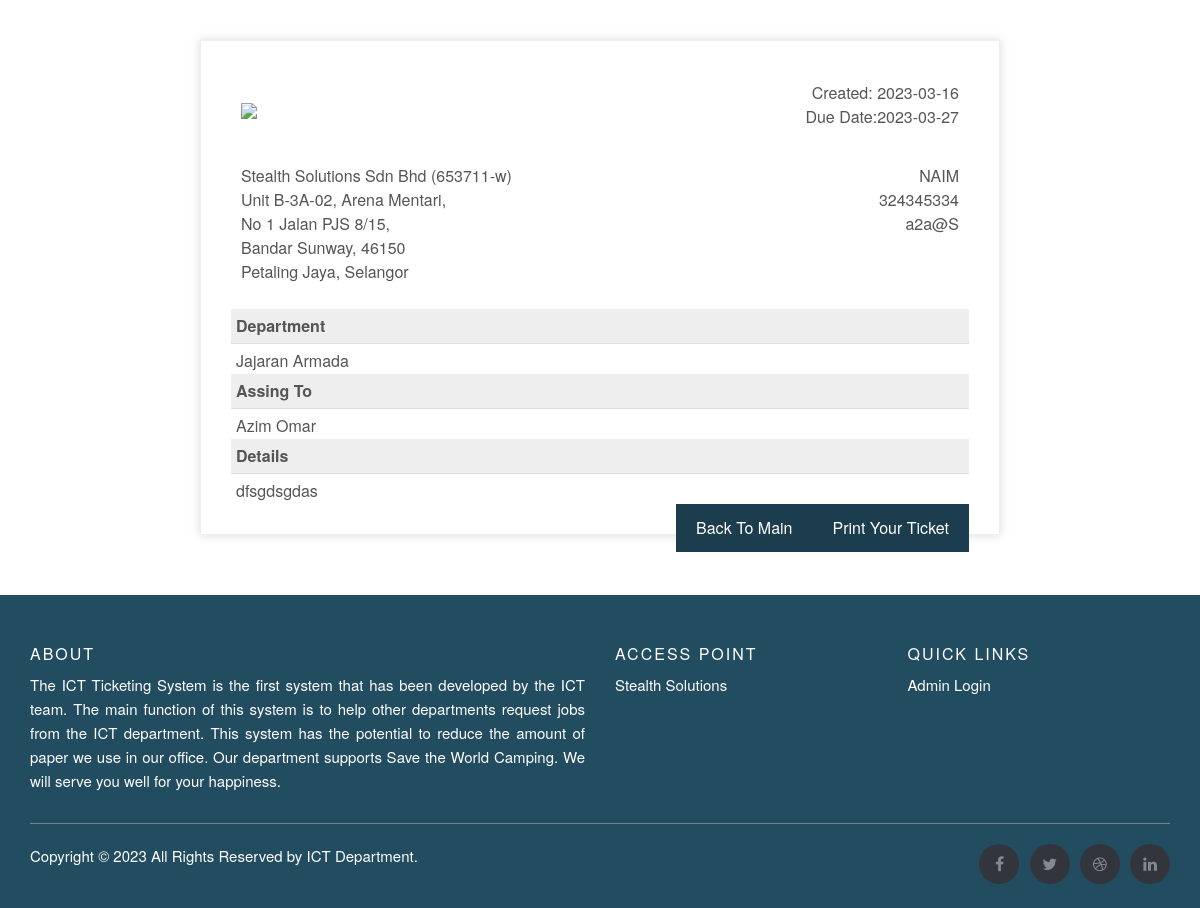
Screenshot of /view.php?phone=324345334 with the database file from the repository.
### tables this page shows
CREATE TABLE `request` (
  `id` int(11) NOT NULL,
  `name` varchar(200) NOT NULL,
  `email` varchar(20) NOT NULL,
  `phone` int(11) NOT NULL,
  `department` varchar(100) NOT NULL,
  `assign` varchar(50) NOT NULL,
  `status` varchar(10) NOT NULL,
  `start` date NOT NULL,
  `due` date NOT NULL,
  `comments` varchar(500) NOT NULL
);

### view.php (the view, shortened to what this page needs)
<?php
if( !empty( $_GET ) ){
	$mysqli = null;
	$rows = null;
	try{
	  $conn_string = sprintf( "mysql:host=%s;dbname=%s", "localhost", "ict_ticketing" ) ;
	  $mysqli = new PDO( $conn_string, "root", "" );
	  $mysqli->setAttribute(PDO::ATTR_ERRMODE, PDO::ERRMODE_EXCEPTION);
	  $sqlString = "SELECT * FROM `request` WHERE `phone`  = ? ";
	  $params = array();
	  $params[] = $_GET["phone"];
	  $stmt  = $mysqli->prepare($sqlString);
	  $stmt->execute($params);
	  $rows = $stmt->fetch(PDO::FETCH_ASSOC);
	  if( $rows != false ){
		  $phone = $rows["phone"];
          $name = $rows["name"];
          $email = $rows["email"];
          $depart = $rows["department"];
		      $assign = $rows["assign"];
		      $start = $rows["start"];
		      $due = $rows["due"];
		      $com = $rows["comments"];
	  }
	  else
		$return = true;
	}
	catch (Exception  $e) {
	  echo $error = "Error: ".$e->getCode();
	  $return = false;
	}finally{
	  !is_null( $rows ) && $rows = null;
	  !is_null( $mysqli ) && $mysqli = null;
	}
}
?>
<!DOCTYPE html>
<html lang="en">
<head>
  <link rel="stylesheet" href="./view.css">
</head>
<body>
  <br>
  <br>
  <div class="invoice-box">
    <table cellpadding="0" cellspacing="0" method="GET" action="index.php">
      <tr class="top">
        <td colspan="4">
          <table >
            <tr>
              <td class="title">
                <img
                  src="https://www.stealthsolutions.com.my/sssbv3/wp-content/uploads/2021/02/StealthSolutions-Logo-Harizontal-114x81-1.png">
              </td>
              <td>
                Created: <?php echo $start; ?> <br> Due Date:<?php echo $due; ?>
              </td>
            </tr>
          </table>
        </td>
      </tr>
      <tr class="information">
        <td colspan="4">
          <table>
            <tr>
              <td>
                Stealth Solutions Sdn Bhd (653711-w)<br>
                Unit B-3A-02, Arena Mentari,<br>
                No 1 Jalan PJS 8/15,<br>
                Bandar Sunway, 46150<br>
                Petaling Jaya, Selangor
              </td>
              <td>
			          <?php echo $name; ?><br><?php echo $phone; ?><br><?php echo $email;?>
              </td>
            </tr>
          </table>
        </td>
      </tr>
      <tr class="heading">
        <td colspan="3">Department</td>
      </tr>
      <tr class="details">
        <td><?php echo $depart; ?></td>
      </tr>
      <tr class="heading">
        <td colspan="3">Assing To</td>
      </tr>
      <tr class="details">
        <td><?php echo $assign; ?></td>
      </tr>
	  <tr class="heading">
        <td colspan="3">Details</td>
      </tr>
	  <tr class="details">
        <td><?php echo $com; ?></td>
      </tr>
      </div>
	   <button type="submit" value="Submit" class="col-1-4" style="cursor: pointer; background-color: #1b3d4d;border: none;color: #fff; padding: 12px 20px; float: right;" onClick="window.print()">Print Your Ticket</button>
	   <button type="submit" value="Submit" class="col-1-4" onclick="window.location.href='index.php';"style="cursor: pointer; background-color: #1b3d4d;border: none;color: #fff; padding: 12px 20px; float: right;">Back To Main</button>
  <br>
  <br>
  <br>
  <link rel="stylesheet" href="https://maxcdn.bootstrapcdn.com/bootstrap/3.3.7/css/bootstrap.min.css" />
  <link rel="stylesheet" href="https://cdnjs.cloudflare.com/ajax/libs/font-awesome/4.7.0/css/font-awesome.min.css" />
  <link rel="stylesheet" href="./footer.css">
  <footer class="site-footer">
    <div class="container">
      <div class="row">
        <div class="col-sm-12 col-md-6">
          <h6>About</h6>
          <p class="text-justify">The ICT Ticketing System is the first system that has been developed by the ICT team.
            The main function of this system is to help other departments request jobs from the ICT department.
            This system has the potential to reduce the amount of paper we use in our office.
            Our department supports Save the World Camping.
            We will serve you well for your happiness.</p>
        </div>
        <div class="col-xs-6 col-md-3">
          <h6>Access Point</h6>
          <ul class="footer-links">
            <li><a href="https://www.stealthsolutions.com.my/sssbv3/">Stealth Solutions</a></li>
          </ul>
        </div>
        <div class="col-xs-6 col-md-3">
          <h6>Quick Links</h6>
          <ul class="footer-links">
            <li><a href="login.php">Admin Login</a></li>
          </ul>
        </div>
      </div>
      <hr>
    </div>
    <div class="container">
      <div class="row">
        <div class="col-md-8 col-sm-6 col-xs-12">
          <p class="copyright-text">Copyright &copy; 2023 All Rights Reserved by
            <a href="#">ICT Department</a>.
          </p>
        </div>
        <div class="col-md-4 col-sm-6 col-xs-12">
          <ul class="social-icons">
            <li><a class="facebook" href="#"><i class="fa fa-facebook"></i></a></li>
            <li><a class="twitter" href="#"><i class="fa fa-twitter"></i></a></li>
            <li><a class="dribbble" href="#"><i class="fa fa-dribbble"></i></a></li>
            <li><a class="linkedin" href="#"><i class="fa fa-linkedin"></i></a></li>
          </ul>
        </div>
      </div>
    </div>
  </footer>
</body>
</html>

### view.css (style rules this page uses)
.invoice-box { max-width: 800px; margin: auto; padding: 30px; border: 1px solid #eee; box-shadow: 0 0 10px rgba(0, 0, 0, 0.15); font-size: 16px; line-height: 24px; font-family: "Helvetica Neue", "Helvetica", Helvetica, Arial, sans-serif; color: #555; }
.invoice-box table { width: 100%; line-height: inherit; text-align: left; }
.invoice-box table td { padding: 5px; vertical-align: top; }
.invoice-box table tr td:nth-child(n + 2) { text-align: right; }
.invoice-box table tr.top table td { padding-bottom: 20px; }
.invoice-box table tr.top table td.title { font-size: 45px; line-height: 45px; color: #333; }
.invoice-box table tr.information table td { padding-bottom: 20px; }
.invoice-box table tr.heading td { background: #eee; border-bottom: 1px solid #ddd; font-weight: bold; }
.invoice-box table tr.details td { padding-bottom: 1px; }
button { cursor: pointer; background-color: #1b3d4d; border: none; color: #fff; padding: 12px 0; float: right; }

### footer.css (style rules this page uses)
.site-footer { background-color:#224c60; padding:45px 0 20px; font-size:15px; line-height:24px; color:white; }
.site-footer hr { border-top-color:#bbb; opacity:0.5 }
.site-footer h6 { color:white; font-size:16px; text-transform:uppercase; margin-top:5px; letter-spacing:2px }
.site-footer a { color:white; }
.footer-links { padding-left:0; list-style:none }
.footer-links li { display:block }
.footer-links a { color:white }
.site-footer .social-icons { text-align:right }
.site-footer .social-icons a { width:40px; height:40px; line-height:40px; margin-left:6px; margin-right:0; border-radius:100%; background-color:#33353d }
.copyright-text { margin:0 }
.social-icons { padding-left:0; margin-bottom:0; list-style:none }
.social-icons li { display:inline-block; margin-bottom:4px }
.social-icons a { background-color:#eceeef; color:#818a91; font-size:16px; display:inline-block; line-height:44px; width:44px; height:44px; text-align:center; margin-right:8px; border-radius:100%; -webkit-transition:all .2s linear; -o-transition:all .2s linear; transition:all .2s linear }

### rows the page displays
request: start "2023-03-16", due "2023-03-27", name "NAIM", phone "324345334", email "a2a@S", department "Jajaran Armada", assign "Azim Omar", comments "dfsgdsgdas"
